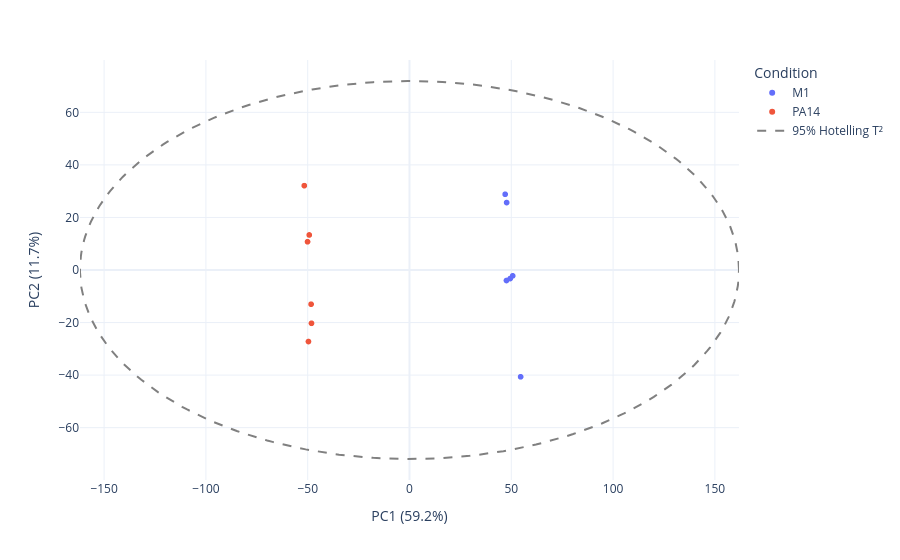

This figure's notebook cell:
### Markdown cell above
### Scores plot (M1 vs PA14)

### Code cell
var_2cond = pcaModel_2cond['PCA'].explained_variance_ratio_

fig = px.scatter(pcaResultsDFrame_2cond, x='PC1', y='PC2',
    color='Condition',
    hover_data=['Sample File Name'],
    render_mode='webgl',
    labels={'PC1': f'PC1 ({var_2cond[0]*100:.1f}%)',
        'PC2': f'PC2 ({var_2cond[1]*100:.1f}%)'},
    template='plotly_white')

ex, ey = hotelling_ellipse(T_scores_2cond, pcaModel_2cond)
fig.add_scatter(x=ex, y=ey, mode='lines',
                line=dict(color='grey', dash='dash'),
                name='95% Hotelling T²')
fig.show()

### Figure 1 — Plotly figure (JSON) as saved in the notebook; plotly's stock layout.template omitted (floating-point values rounded to 4 significant figures; data arrays with more than 128 entries replaced by an {"elided": "..."} marker saying what was removed)
{"data": [{"customdata": [["171103_PMA_TK_M1_01.mzML"], ["171103_PMA_TK_M1_02.mzML"], ["171103_PMA_TK_M1_03.mzML"], ["171103_PMA_TK_M1_04.mzML"], ["171103_PMA_TK_M1_05.mzML"], ["171103_PMA_TK_M1_06.mzML"]], "hovertemplate": "Condition=M1<br>PC1 (59.2%)=%{x}<br>PC2 (11.7%)=%{y}<br>Sample File Name=%{customdata[0]}<extra></extra>", "legendgroup": "M1", "marker": {"color": "#636efa", "symbol": "circle"}, "mode": "markers", "name": "M1", "showlegend": true, "type": "scattergl", "x": [46.99, 50.69, 49.47, 54.58, 47.63, 47.72], "xaxis": "x", "y": [28.82, -2.222, -3.251, -40.66, -3.999, 25.67], "yaxis": "y"}, {"customdata": [["171103_PMA_TK_PA14_01.mzML"], ["171103_PMA_TK_PA14_02.mzML"], ["171103_PMA_TK_PA14_03.mzML"], ["171103_PMA_TK_PA14_04.mzML"], ["171103_PMA_TK_PA14_05.mzML"], ["171103_PMA_TK_PA14_06.mzML"]], "hovertemplate": "Condition=PA14<br>PC1 (59.2%)=%{x}<br>PC2 (11.7%)=%{y}<br>Sample File Name=%{customdata[0]}<extra></extra>", "legendgroup": "PA14", "marker": {"color": "#EF553B", "symbol": "circle"}, "mode": "markers", "name": "PA14", "showlegend": true, "type": "scattergl", "x": [-49.23, -51.67, -48.33, -49.62, -50.08, -48.14], "xaxis": "x", "y": [13.33, 32.1, -13.02, -27.23, 10.75, -20.29], "yaxis": "y"}, {"line": {"color": "grey", "dash": "dash"}, "mode": "lines", "name": "95% Hotelling T²", "type": "scatter", "x": {"elided": "300 float values"}, "y": {"elided": "300 float values"}}], "layout": {"legend": {"title": {"text": "Condition"}, "tracegroupgap": 0}, "margin": {"t": 60}, "xaxis": {"anchor": "y", "domain": [0, 1], "title": {"text": "PC1 (59.2%)"}}, "yaxis": {"anchor": "x", "domain": [0, 1], "title": {"text": "PC2 (11.7%)"}}}}
